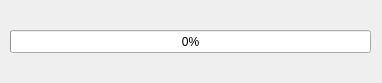
<?xml version="1.0" encoding="UTF-8"?>
<ui version="4.0">
 <class>Dialog</class>
 <widget class="QDialog" name="Dialog">
  <property name="geometry">
   <rect>
    <x>0</x>
    <y>0</y>
    <width>382</width>
    <height>83</height>
   </rect>
  </property>
  <property name="windowTitle">
   <string>Dialog</string>
  </property>
  <widget class="QProgressBar" name="progressBar_Test">
   <property name="geometry">
    <rect>
     <x>10</x>
     <y>30</y>
     <width>361</width>
     <height>23</height>
    </rect>
   </property>
   <property name="minimum">
    <number>0</number>
   </property>
   <property name="maximum">
    <number>100</number>
   </property>
   <property name="value">
    <number>0</number>
   </property>
   <property name="textVisible">
    <bool>true</bool>
   </property>
   <property name="orientation">
    <enum>Qt::Horizontal</enum>
   </property>
   <property name="invertedAppearance">
    <bool>false</bool>
   </property>
  </widget>
 </widget>
 <resources/>
 <connections/>
</ui>
